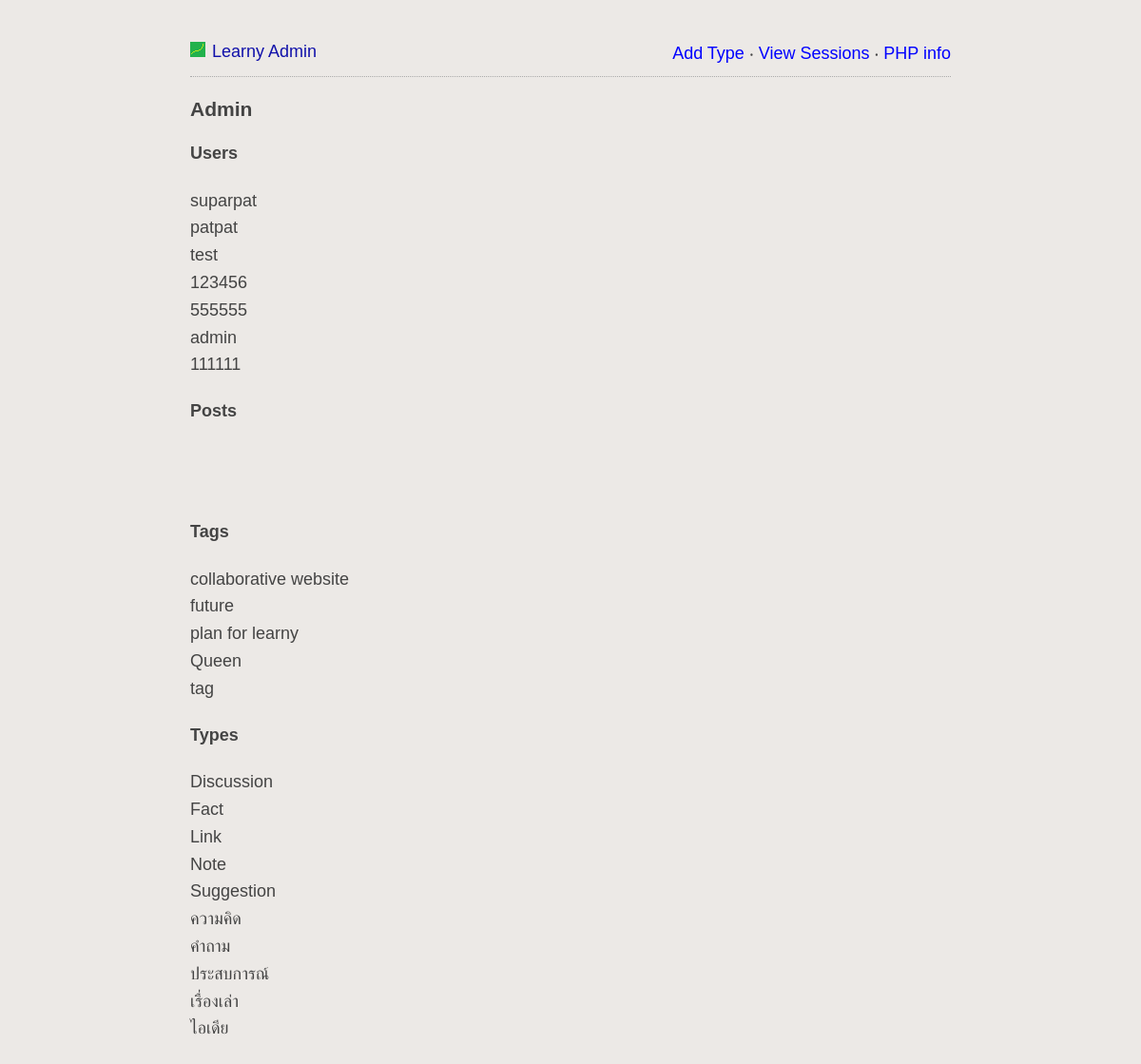
The app's page /admin/index.php with its own data.
### tables this page shows
CREATE TABLE IF NOT EXISTS `users` (
  `uid` int(11) NOT NULL AUTO_INCREMENT,
  `username` varchar(25) NOT NULL,
  `password` varchar(255) NOT NULL,
  `email` varchar(100) NOT NULL,
  `created_at` timestamp NOT NULL DEFAULT CURRENT_TIMESTAMP,
  PRIMARY KEY (`uid`),
  UNIQUE KEY `username` (`username`),
  UNIQUE KEY `email` (`email`)
);

CREATE TABLE IF NOT EXISTS `tags` (
  `id` int(11) NOT NULL AUTO_INCREMENT,
  `name` varchar(255) NOT NULL,
  PRIMARY KEY (`id`),
  UNIQUE KEY `name` (`name`)
);

CREATE TABLE IF NOT EXISTS `types` (
  `id` int(11) NOT NULL AUTO_INCREMENT,
  `name` varchar(255) NOT NULL,
  PRIMARY KEY (`id`),
  UNIQUE KEY `name` (`name`)
);

### lib/userClass.php (called while the page is built, shortened)
<?php
	class userClass{
		public function fetchAllUsers(){
			try{
				$db = getDB();
				$stmt = $db->prepare("SELECT uid,email,username,users.created_at FROM users");
				$stmt->execute();
				$data = $stmt->fetchAll(PDO::FETCH_OBJ);
				return $data;
			}
			catch(PDOException $e) {
				echo '{"error":{"text":'. $e->getMessage() .'}}';
			}
		}
	}
?>

### lib/postClass.php (called while the page is built, shortened)
<?php
	require_once(__DIR__.'/tagClass.php');
	require_once(__DIR__.'/typeClass.php');
	class postClass{
		public function fetchPosts($limit, $page){
			try{
				$db = getDB();
				$stmt = $db->prepare("
					SELECT posts.id AS id,
					posts.subject AS subject,
					posts.content AS content,
					posts.uid AS uid,
					users.username AS username,
					posts.created_at AS created_at,
					posts.updated_at AS updated_at,
					types.name AS type,
					posts.votes AS votes,
					GROUP_CONCAT(tags.name ORDER BY tags.name SEPARATOR '\t') AS tags
					FROM posts
					INNER JOIN users ON posts.uid=users.uid
					INNER JOIN posts_type ON posts.id=posts_type.post_id
					INNER JOIN types ON types.id=posts_type.type_id
					LEFT JOIN posts_tags ON posts.id=posts_tags.post_id
					LEFT JOIN tags ON posts_tags.tag_id=tags.id
					WHERE posts.draft=0
					GROUP BY posts.id
					ORDER BY updated_at DESC
					LIMIT :limit OFFSET :offset");
				$stmt->bindParam("limit", $limit,PDO::PARAM_INT);
				$offset = ($page-1)*$limit;
				$stmt->bindParam("offset", $offset,PDO::PARAM_INT);
				$stmt->execute();
				$data = $stmt->fetchAll(PDO::FETCH_OBJ);
				$result = [];
				return array('postsData'=>$data, 'votesData'=>$result);
			}
			catch(PDOException $e) {
				echo '{"error":{"text":'. $e->getMessage() .'}}';
			}
		}
	}
?>

### lib/tagClass.php (called while the page is built, shortened)
<?php
class tagClass{
	public function fetchTags(){
		try{
			$db = getDB();
			$stmt = $db->prepare("SELECT name FROM tags");
			$stmt->execute();
			$data = $stmt->fetchAll(PDO::FETCH_OBJ);
			return $data;
		}
		catch(PDOException $e){
			echo '{"error":{"text":'. $e->getMessage() .'}}';
		}
	}
}
?>

### lib/typeClass.php (called while the page is built, shortened)
<?php
class typeClass{
	public function fetchTypes(){
		try{
			$db = getDB();
			$stmt = $db->prepare("SELECT id, name FROM types");
			$stmt->execute();
			$data = $stmt->fetchAll(PDO::FETCH_OBJ);
			return $data;
		}
		catch(PDOException $e){
			echo '{"error":{"text":'. $e->getMessage() .'}}';
		}
	}
}
?>

### admin/index.php (the view, shortened to what this page needs)
<?php
	require_once(__DIR__.'/../lib/userClass.php');
	require_once(__DIR__.'/../lib/postClass.php');
	require_once(__DIR__.'/../lib/tagClass.php');
	require_once(__DIR__.'/../lib/typeClass.php');
	$userClass = new userClass();
	$postClass = new postClass();
	$tagClass = new tagClass();
	$typeClass = new typeClass();
	$users = $userClass->fetchAllUsers();
	$posts = $postClass->fetchPosts(1000, 1);
	$tags = $tagClass->fetchTags();
	$types = $typeClass->fetchTypes();
?>
<html>
	<head>
		<?php include 'partials/header.php' ?>
	</head>
	<body>
		<div id="content">
			<?php include 'partials/top_menu.php' ?>
			<header>
				<h3>Admin</h3>
			</header>
			<h4>Users</h4>
			<?php
				foreach($users as $user){
					echo $user->username."<br>";
				}
			?>
			<h4>Posts</h4>
			<?php
				foreach($posts as $post){
					echo $post->subject."<br>";
				}
			?>
			<h4>Tags</h4>
			<?php
				foreach($tags as $tag){
					echo $tag->name."<br>";
				}
			?>
			<h4>Types</h4>
			<?php
				foreach($types as $type){
					echo $type->name."<br>";
				}
			?>
		</div>
	</body>
</html>

### css/style.css (style rules this page uses)
body { background: #ECE9E6; margin:40px auto; max-width:800px; line-height:1.6; font-size:18px; font-family: helvetica, sans-serif; color:#444; padding:0 10px; word-wrap: break-word; }
h1,h2,h3,h4 { line-height:1.2; }

### records on screen
users: username "suparpat"
users: username "patpat"
users: username "test"
users: username "123456"
users: username "555555"
users: username "admin"
users: username "111111"
tags: name "collaborative website"
tags: name "future"
tags: name "plan for learny"
tags: name "Queen"
tags: name "tag"
types: name "Discussion"
types: name "Fact"
types: name "Link"
types: name "Note"
types: name "Suggestion"
types: name "ความคิด"
types: name "คำถาม"
types: name "ประสบการณ์"
types: name "เรื่องเล่า"
types: name "ไอเดีย"
